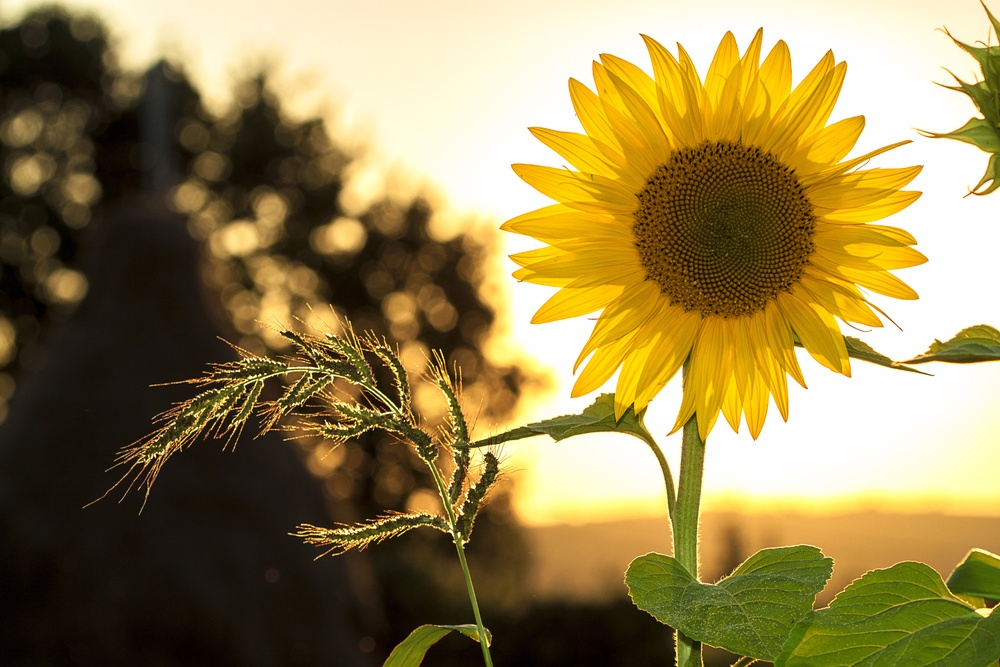
%> input picture image1.jpg, 1000 x 667 px, shrunk from 4752 x 3168 before the run
$ octave image_compression.m   (GNU Octave 9; MATLAB toolbox functions it lacks are replaced by stand-ins)
%> lines starting %> are read from the running program, lines starting %| are printed output that depends on the picture
I = imread('image1.jpg');
%> I is the input picture: size 667x1000x3 uint8; mean R, G, B 147.1, 129.2, 78.7
% I= imresize(I,[1024 1024]);
% imwrite(I,'YenidenBoyutlandýrýlmýþ.jpg');
R_C= im2double(I(:,:,1));
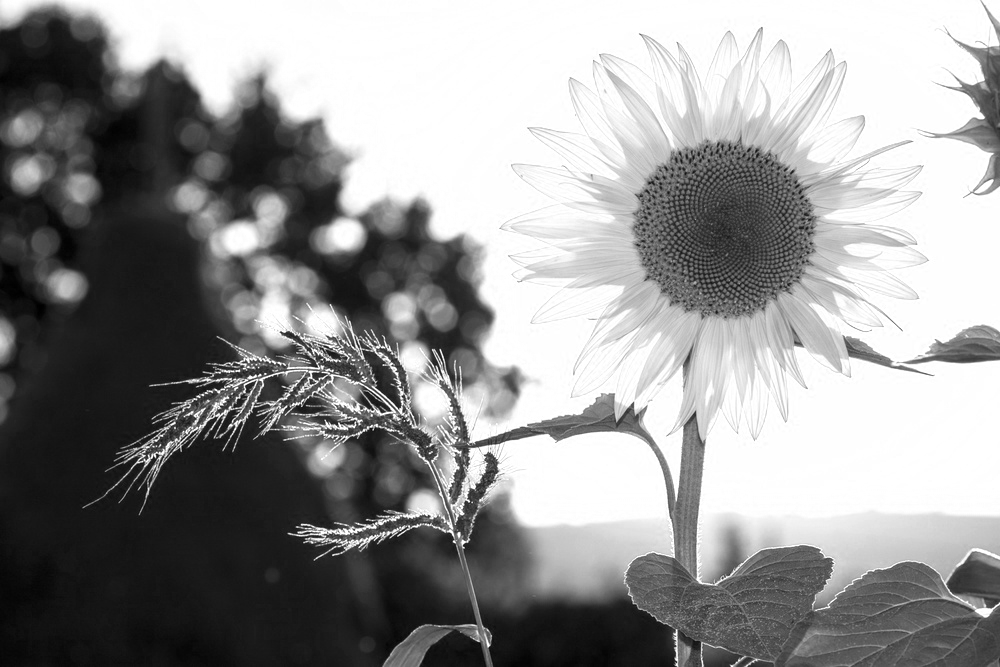
%> R_C: size 667x1000 double; min 0, max 1, mean 0.577
G_C= im2double(I(:,:,2));
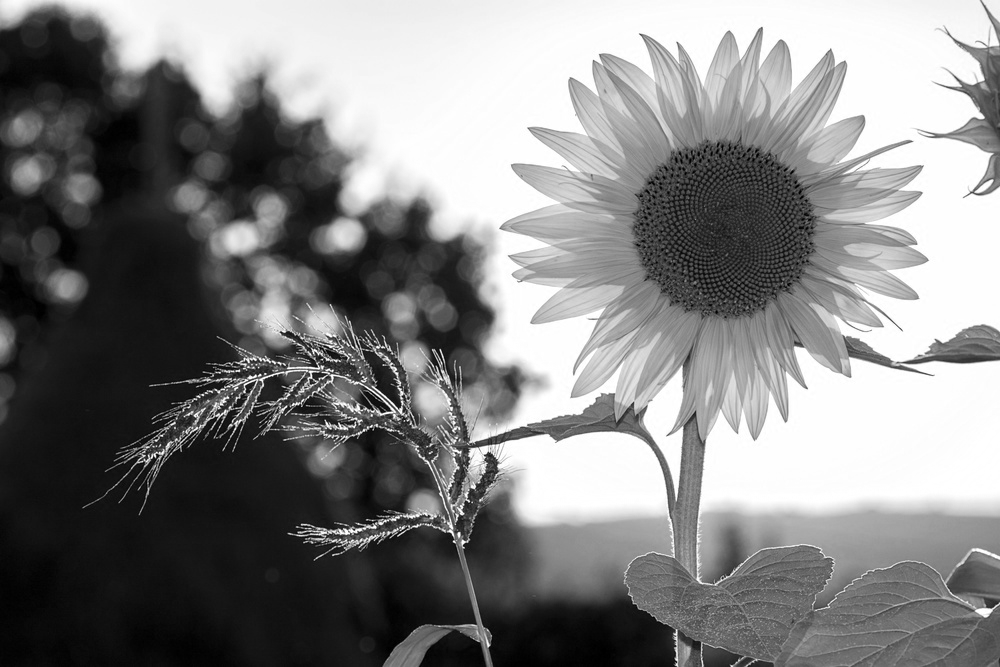
%> G_C: size 667x1000 double; min 0, max 1, mean 0.507
B_C= im2double(I(:,:,3));
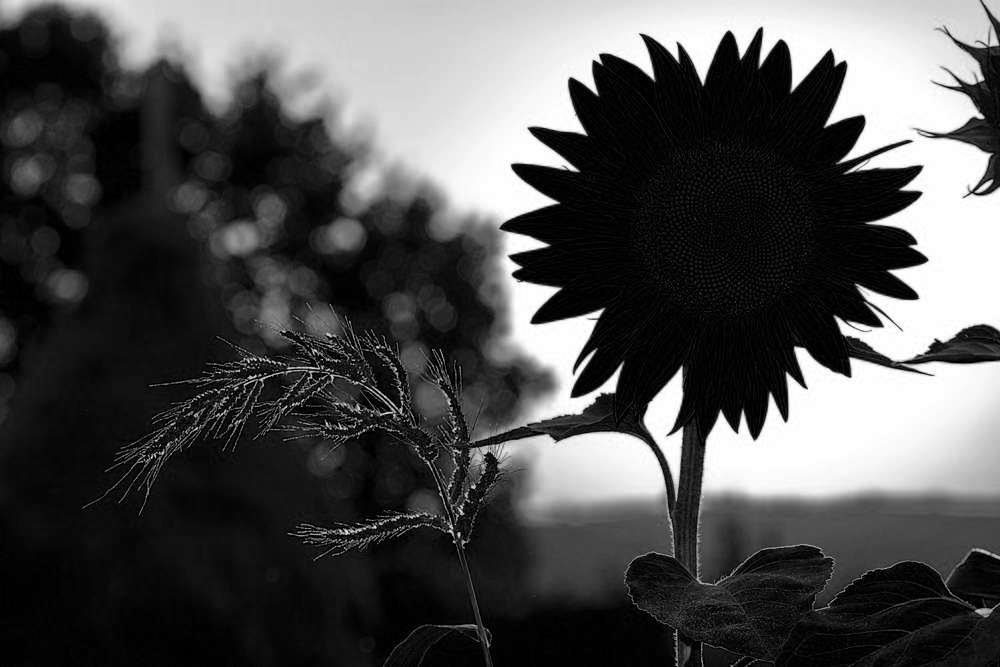
%> B_C: size 667x1000 double; min 0, max 1, mean 0.309

T = dctmtx(8);
dct = @(block_struct) T * block_struct.data * T';

%> (the run ends here)
